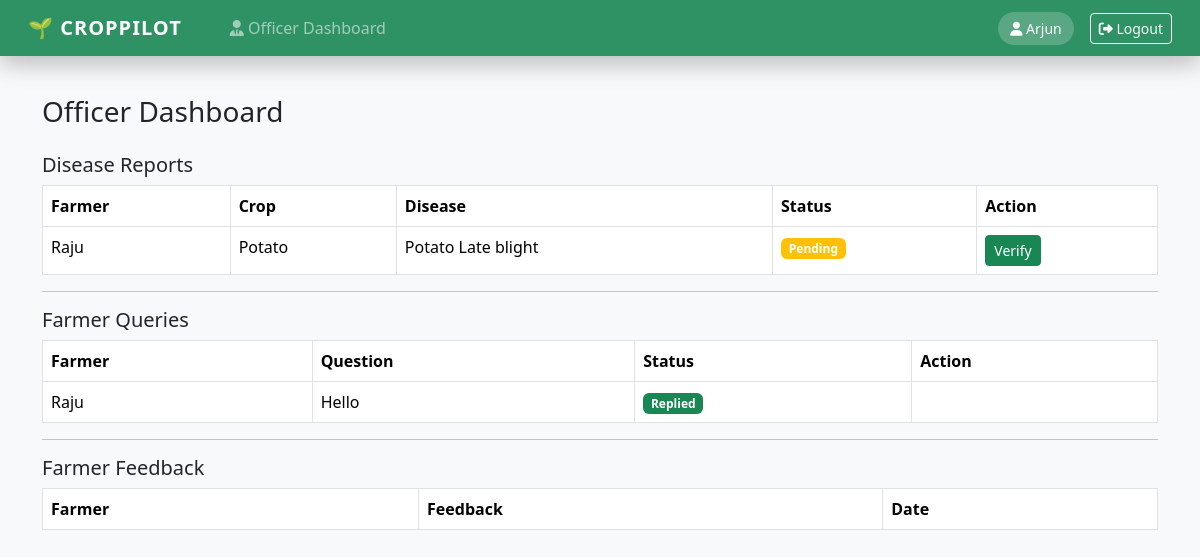
Screenshot of /officer/dashboard/ (signed in) with the database file from the repository.
### croppilot_app/models.py (models this page shows, shortened)
class DiseaseReport(models.Model):
    farmer = models.ForeignKey(Farmer, on_delete=models.CASCADE)
    crop_name = models.CharField(max_length=100)
    image = models.ImageField(upload_to='leaves/')
    detected_disease = models.CharField(max_length=100)
    confidence = models.FloatField(null=True, blank=True)
    treatment = models.TextField(blank=True)
    verified_by_officer = models.BooleanField(default=False)
    created_at = models.DateTimeField(auto_now_add=True)

class Farmer(models.Model):
    user = models.OneToOneField(User, on_delete=models.CASCADE) #ref id to User (id)
    phone = models.CharField(max_length=15)
    region = models.CharField(max_length=100)
    address = models.TextField(blank=True)
    profile = models.ImageField(upload_to='farmer_pic',default='farmer_pic/default.jpg')

class FarmerQuery(models.Model):
    farmer = models.ForeignKey(Farmer, on_delete=models.CASCADE)
    question = models.TextField()
    reply = models.TextField(blank=True)
    replied = models.BooleanField(default=False)
    created_at = models.DateTimeField(auto_now_add=True)

### croppilot_app/views.py (the view)
# urls.py: path('officer/dashboard/', views.officer_dashboard, name='officer_dashboard'),
@role_required(allowed_roles=['officer'])
def officer_dashboard(request):
    return render(request, 'officer/dashboard.html', {
        'reports': DiseaseReport.objects.all(),
        'queries': FarmerQuery.objects.all(),
        'feedbacks': Feedback.objects.all()
    })

### templates/officer/dashboard.html (shortened to what this page needs)
{% extends 'base.html' %}
{% block content %}
<h3 class="mb-4">Officer Dashboard</h3>
<h5>Disease Reports</h5>
<table class="table table-bordered">
<tr>
  <th>Farmer</th>
  <th>Crop</th>
  <th>Disease</th>
  <th>Status</th>
  <th>Action</th>
</tr>
{% for r in reports %}
<tr>
  <td>{{ r.farmer.user.username }}</td>
  <td>{{ r.crop_name }}</td>
  <td>{{ r.detected_disease }}</td>
  <td>
    {% if r.verified_by_officer %}
      <span class="badge bg-success">Verified</span>
    {% else %}
      <span class="badge bg-warning">Pending</span>
    {% endif %}
  </td>
  <td>
    {% if not r.verified_by_officer %}
      <a href="/officer/verify-disease/{{ r.id }}/"
         class="btn btn-sm btn-success">
         Verify
      </a>
    {% endif %}
  </td>
</tr>
{% endfor %}
</table>
<hr>
<h5>Farmer Queries</h5>
<table class="table table-bordered">
<tr>
  <th>Farmer</th>
  <th>Question</th>
  <th>Status</th>
  <th>Action</th>
</tr>
{% for q in queries %}
<tr>
  <td>{{ q.farmer.user.username }}</td>
  <td>{{ q.question }}</td>
  <td>
    {% if q.replied %}
      <span class="badge bg-success">Replied</span>
    {% else %}
      <span class="badge bg-danger">Pending</span>
    {% endif %}
  </td>
  <td>
  </td>
</tr>
{% endfor %}
</table>
<hr>
<h5>Farmer Feedback</h5>
<table class="table table-bordered">
<tr>
  <th>Farmer</th>
  <th>Feedback</th>
  <th>Date</th>
</tr>
</table>
{% endblock %}

### templates/base.html (shortened to what this page needs)
<!DOCTYPE html>
<html lang="en">
<head>
<link href="https://cdn.jsdelivr.net/npm/bootstrap@5.3.2/dist/css/bootstrap.min.css" rel="stylesheet">
<link href="https://cdnjs.cloudflare.com/ajax/libs/font-awesome/6.5.1/css/all.min.css" rel="stylesheet">
</head>
<body class="bg-light">
<nav class="navbar navbar-expand-lg navbar-dark navbar-custom glass-nav fixed-top px-3">
  <div class="container-fluid">
    <a class="navbar-brand" href="/">
      🌱 CROPPILOT
    </a>
    <div class="collapse navbar-collapse" id="mainNavbar">
      <ul class="navbar-nav me-auto mb-2 mb-lg-0">
        {% if user.is_authenticated %}
          <li class="nav-item">
            <a class="nav-link" href="#">
            </a>
          </li>
          {% if user.profile.role == 'farmer' %}
            <li class="nav-item"><a class="nav-link" href="/farmer/dashboard/"><i class="fas fa-seedling"></i> Dashboard</a></li>
            <li class="nav-item"><a class="nav-link" href="/farmer/disease/"><i class="fas fa-leaf"></i> Disease</a></li>
            <li class="nav-item"><a class="nav-link" href="/farmer/query/"><i class="fas fa-comments"></i> Ask Officer</a></li>
            <li class="nav-item"><a class="nav-link" href="/farmer/replies/"><i class="fas fa-reply"></i> Replies</a></li>
            <li class="nav-item"><a class="nav-link" href="/farmer/smart-soil/"><i class="fas fa-brain"></i> Smart Soil</a></li>
            <li class="nav-item"><a class="nav-link" href="/farmer/market-prices/"><i class="fas fa-rupee-sign"></i> Prices</a></li>
            <li class="nav-item"><a class="nav-link" href="/farmer/feedback/"><i class="fas fa-star"></i> Feedback</a></li>
          {% elif user.profile.role == 'officer' %}
            <li class="nav-item"><a class="nav-link" href="/officer/dashboard/"><i class="fas fa-user-tie"></i> Officer Dashboard</a></li>
          {% endif %}
        {% endif %}
      </ul>
      {% if user.is_authenticated %}
        <span class="user-badge text-white me-3">
          <i class="fas fa-user"></i> {{ user.username }}
        </span>
        <a href="/logout/" class="btn btn-outline-light btn-sm">
          <i class="fas fa-sign-out-alt"></i> Logout
        </a>
      {% endif %}
    </div>
  </div>
</nav>
<div class="container page-container">
  {% block content %}{% endblock %}
</div>
</body>
</html>

### templates/base.html (style rules this page uses)
.navbar-custom { background: linear-gradient(120deg, #0f5132, #198754); box-shadow: 0 8px 25px rgba(0,0,0,.25); }
.glass-nav { backdrop-filter: blur(10px); background: rgba(25, 135, 84, 0.9); }
.navbar-brand { font-weight: 800; letter-spacing: 1px; }
.nav-link { font-weight: 500; margin-right: 8px; transition: 0.3s; }
.user-badge { background: rgba(255,255,255,.2); padding: 6px 12px; border-radius: 20px; font-size: 14px; }
.page-container { margin-top: 95px; }

### rows the page displays
DiseaseReport: farmer.user.username "Raju", crop_name "Potato", detected_disease "Potato Late blight", verified_by_officer "Pending"
FarmerQuery: farmer.user.username "Raju", question "Hello", replied "Replied"

### other values shown
{{ user.username }} "Arjun"
